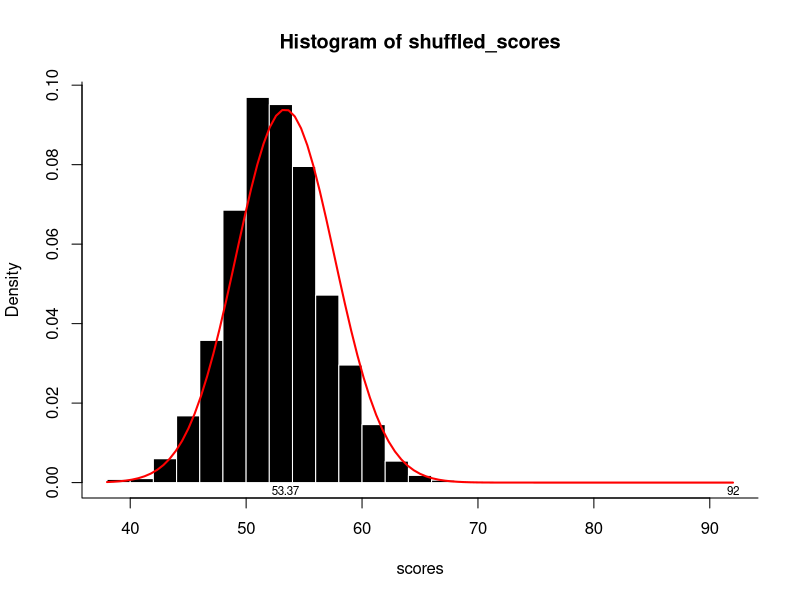

Generate this figure with R:
## ---- chunk 1
# Clear all objects (from the workspace)
rm(list = ls())
# Increase the limit for max.print in R
options(max.print=10000)
## ---- chunk 2
f <- function(seqX, seqY, score_match, score_mismatch)
{
  if (seqX == seqY)
  {
    score <- score_match
  }
  else
  {
    score <- score_mismatch
  }
  return(score)
}
## ---- chunk 3
# Score function
f0 <- function(seqX, seqY, score_match, score_mismatch, score_global_prev)
{
  score_global_curr = score_global_prev + f(seqX, seqY, score_match, score_mismatch)
  return(score_global_curr)
}
## ---- chunk 4
# Score function if seqX (or seqY) is aligned
f1 <- function(score_global_prev, weight)
{
  score_global_curr <- score_global_prev + weight
  return(score_global_curr)
}
## ---- chunk 5
f_score <- function(seqX, seqY, score_match, score_mismatch, score_global_prev, score_global_prevX, score_global_prevY, weight)
{
  score0 = f0(seqX, seqY, score_match, score_mismatch, score_global_prev)
  score1 = f1(score_global_prevX, weight)
  score2 = f1(score_global_prevY, weight)
  score = max(c(score0, score1, score2))
  return(score)
}
## ---- chunk 6
f_alignment <- function(seqx, seqy, score, score_match, score_mismatch, weights)
{
  ## Traceback
  i <- length(seqx)
  j <- length(seqy)
  ax <- character()
  ay <- character()
  
  # Add a 'dash' if a gap is required
  while (i>1 && j>1){
    sc <- score[i-1,j-1]
    sc <- f0(seqx[i], seqy[j], score_match, score_mismatch, sc)
    
    if (sc == score[i,j]) # best score is in the upper diagonal
    {
      ax <- c(seqx[i], ax)
      ay <- c(seqy[j], ay)
      i <- i-1
      j <- j-1
    }
    else if (f1(score[i,j-1], weights) == score[i,j]) # best score is up
    {
      ax <- c("-",     ax)
      ay <- c(seqy[j], ay)
      j <- j-1
    }
    else #if ((score[i-1,j] + weights) == score[i,j]) # best score is to the left
    {
      ax <- c(seqx[i], ax)
      ay <- c("-",     ay)
      i <- i-1
    }
  }
  
  # Add a 'bar' if both are equal
  seq.x <- c('',unlist(strsplit(paste(ax, collapse=''), '')))
  seq.y <- c('',unlist(strsplit(paste(ay, collapse=''), '')))
  bar = character()
  for (i in 2:length(seq.x))
  { 
    if (seq.x[i]==seq.y[i])
    {
      bar <- c(bar, '|')
    }
    else
    {
      bar <- c(bar, ' ')
    }
  }
  
  cat(paste(ax, collapse=''), "\n")
  cat(paste(bar, collapse=''), "\n")
  cat(paste(ay, collapse=''), "\n")
  return (c(ax, ay))
}
## ---- chunk 7
f_global_score <- function(Y, X, score_match, score_mismatch, weights, printTable, printAlignment)
{
  # Convert the strings into sequences (arrays) to access each letter in a loop
  # Also, contatenate an empty character at the begining of each sequence
  seq.x <- c('',unlist(strsplit(X, '')))
  seq.y <- c('',unlist(strsplit(Y, '')))
  
  # Initialize the DPM matrix
  tbl_score <- matrix(NA, length(seq.x), length(seq.y))
  
  # Add wy weights
  tbl_score[,1] <- sapply(1:length(seq.x)-1, function(x) weights)
  # Add wx weights
  tbl_score[1,] <- sapply(1:length(seq.y)-1, function(x) weights)
  # Make the top left corner eq to zero
  tbl_score[1,1] <- 0
  
  # Iterate tbl_score and do the DPM algorithm
  # NOTE: start looping from the 3rd element of the sequence as 1st is the "letter" and 2nd is the weight
  for (i in 2:length(seq.x))
  { 
    for (j in 2:length(seq.y))
    {
      tbl_score[i,j] = f_score(
        seq.x[i],            # seqX
        seq.y[j],            # seqY
        score_match,         # score_match
        score_mismatch,      # score_mismatch
        tbl_score[i-1, j-1], # score_global_prev
        tbl_score[i-1,j],    # score_global_prevX
        tbl_score[i,j-1],    # score_global_prevY
        weights)             # weight
    }
  }
  # Save table
  dimnames(tbl_score) = list(
      c('Gap', seq.x[-1]), # row names
      c('Gap', seq.y[-1])) # column names
  # Save global score
  globalScore = tbl_score[nrow(tbl_score),ncol(tbl_score)]
  
  # Print tbl_score and Global Score
  if (printTable)
  {
    print(tbl_score)
    cat("Global Score =", globalScore, '\n')
  }
  if (printAlignment)
  {
    f_alignment(seq.x, seq.y, tbl_score, score_match, score_mismatch, weights)
  }
  
  return(globalScore)
}
## ---- chunk 8
# Input parameters - aka. the 2 sequence to be aligned
Y              <- 'TAGGGAACG'
X              <- 'ATCTAGCGATCGATT'
score_match    <- 2 # my TEC ID = A01212611 -> 1+1=2 ...
score_mismatch <- 0
weights        <- -1
printTable     <- TRUE
printAlignment <- TRUE

f_global_score(X, Y, score_match, score_mismatch, weights, printTable, printAlignment)
## ---- chunk 9
# Input parameters - aka. the 2 sequence to be aligned
Y              <- 'TATCTGAATTACTTACACCACTGGGCATTGATTTAGATGAGTGGAGTATGGCTACATAC' #NC_045512 COVID-19
X              <- 'TTTCTGATCTCCTTACCAACATGGGTATTGATCTTGATGAGTGGAGTGTAGCTACATTC'    #NC_004718 SARS
score_match    <- 2 # my TEC ID = A01212611 -> 1+1=2 ...
score_mismatch <- 0
weights        <- -1
printTable     <- FALSE
printAlignment <- TRUE

sc_best = f_global_score(X, Y, score_match, score_mismatch, weights, printTable, printAlignment)
cat("Global Score =", sc_best, '\n')
## ---- chunk 10
printAlignment <- FALSE

shuffled_scores = c(sc_best)
for (i in 0:2500)
{
  X_shuff = stringi::stri_rand_shuffle(X)
  Y_shuff = stringi::stri_rand_shuffle(Y)
  shuffled_scores = c(
    shuffled_scores, 
    f_global_score(X_shuff, Y_shuff, score_match, score_mismatch, weights, printTable, printAlignment))
}
## ---- chunk 11
hist(shuffled_scores,
prob=TRUE, col="black", border="white", xlab="scores", breaks=25)
box(bty="l")
# Draw density function (assuming normal dist)
score_mean = mean(shuffled_scores)
score_sd   = sd(shuffled_scores)
curve(dnorm(x,mean=score_mean,sd=score_sd), add=TRUE, col="red", lwd=2)
text(score_mean, -0.002, round(score_mean,2), cex = 0.7)
text(sc_best, -0.002, round(sc_best,2), cex = 0.7)
## ---- chunk 12
t.test(shuffled_scores)
